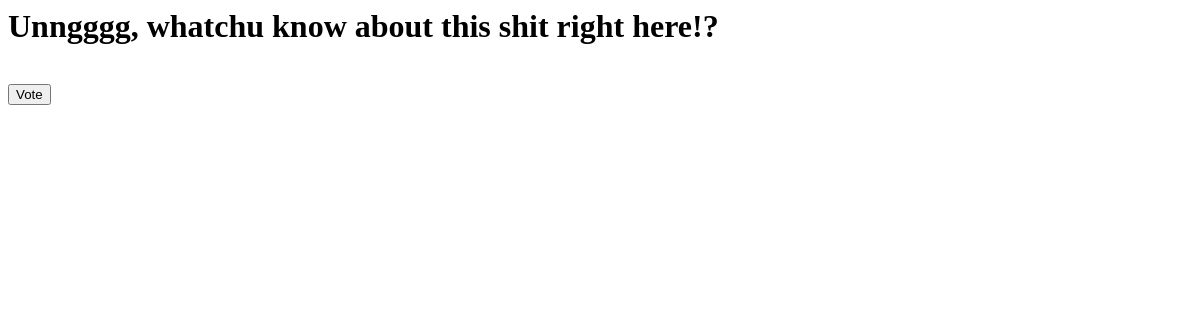
/polls/1/, run on an earlier commit of the app's database.
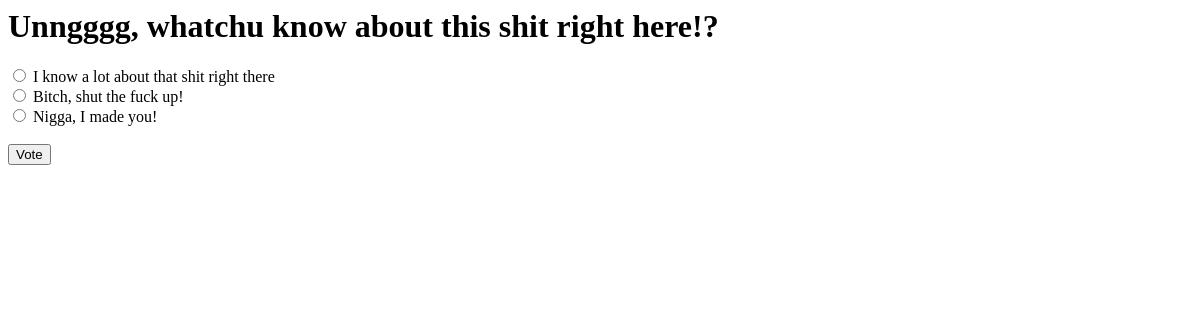
And on a later commit of the database.
### mysite/polls/models.py (models this page shows, shortened)
class Choice(models.Model):
  poll = models.ForeignKey(Poll)
  choice = models.CharField(max_length=200)
  votes = models.IntegerField()

### mysite/polls/views.py (the view)
def detail(request, poll_id):
  p = get_object_or_404(Poll, pk=poll_id)
  return render_to_response('polls/detail.html', {'poll': p},
      context_instance=RequestContext(request))

### mysite/templates/polls/detail.html (shortened to what this page needs)
<h1>{{ poll.question }}</h1>
<form action="/polls/{{ poll.id }}/vote/" method="post">
{% for choice in poll.choice_set.all %}
  <input type="radio" name="choice" id="choice{{ forloop.counter }}" value="{{ choice.id }}" />
  <label for="choice{{ forlopp.counter }}">{{ choice.choice }}</label><br />
{% endfor %}
<br />
<input type="submit" value="Vote" />
</form>

What changed in the data, as far as the page shows it:
added Choice: choice "I know a lot about that shit right there"
added Choice: choice "Bitch, shut the fuck up!"
added Choice: choice "Nigga, I made you!"
